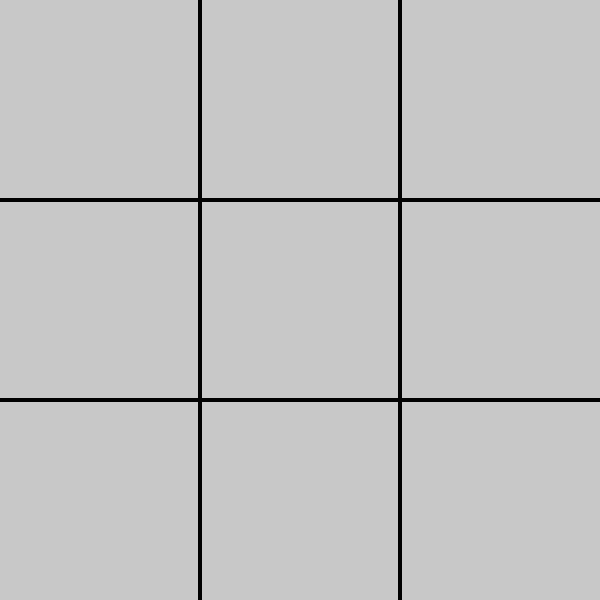
Frame 1 (no input)
Frame 60 (no input): identical to frame 1, image omitted
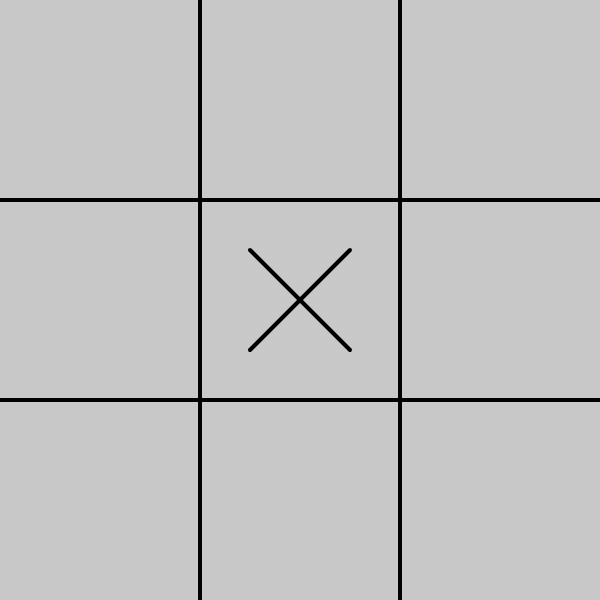
Frame 120 (the mouse pressed at the canvas centre since frame 60)

The p5.js sketch that drew these frames (run headless with seeded random() and noise() and a simulated clock; from frame 60 on, the mouse is pressed at the canvas centre):

// p5.js sketch
// ── sketch.js
let board = [['','',''],['','',''],['','','']];
let player = ['O','X'];
let w,h;
let size = 3;
let currentPlayer; // indicates location in player
let available = [];
var winner;
var winnerLine = [];
var done;
function setup()
{   
    createCanvas(600,600);
    // Making empty board
    for(var i=0;i<size;i++)
    for(var j=0;j<size;j++)
        board[i][j] = '';
    
    // Choosing random player turn
    // currentPlayer = random(player);
    currentPlayer = floor(random(player.length));

    // Making available space
    for(var i=0;i<size;i++)
        for(var j=0;j<size;j++)
            {
                if(board[i][j]=='')
                available.push([i,j]);
            }
    done = false;
}

function nextTurn()
{
    // If available space then choose randomly and place it
    if(available.length!=0)
    {
        /*
        let spot = random(available);
        let i = spot[0];
        let j = spot[1];
        */
        var i = floor(mouseY/h);
        var j = floor(mouseX/w);

        var isAvailable = false;
        for(var x=0;x<available.length;x++)
            {
                var findA = available[x];
                if(findA[0] == i && findA[1] == j)
                    isAvailable = true;
            }
        // Using find,indexOf,includes functions of js
        if(isAvailable)
        {
            board[i][j] = player[currentPlayer];
            // Change player
            changePlayer();
            // Recalculating available
            calculateAvailable();
        }
    }
}

function calculateAvailable()
{
    // Recalculating available after empty it
    available = [];
    for(var i=0;i<size;i++)
    for(var j=0;j<size;j++)
        {
            if(board[i][j]=='')
            available.push([i,j]);
        }
}
function changePlayer()
{
    // currentPlayer = (currentPlayer != player[0]) ? player[0] : player[1];
    currentPlayer = (currentPlayer+1)%player.length;
}

function equal(a,b,c)
{
    return (a == b && b == c && c ==a && a != '');
}

function checkWinner()
{
    winner = null;
    winnerLine = [];
    // Horizontal 
    for(var i=0;i<size;i++)
    {
        if(equal(board[i][0],board[i][1],board[i][2]))
           {
                winner = board[i][0];
                winnerLine.push([i,0]);
                winnerLine.push([i,2]);
           }
    }
    // Vertical
    for(var j=0;j<size;j++)
    {
        if(equal(board[0][j],board[1][j],board[2][j]))
            {
                winner = board[0][j];
                winnerLine.push([0,j]);
                winnerLine.push([2,j]);
            }
    }

    // Diagonal
    if(equal(board[0][0],board[1][1],board[2][2]))
        {
            winner = board[1][1];
            winnerLine.push([0,0]);
            winnerLine.push([2,2]);
        }
    if(equal(board[2][0],board[1][1],board[0][2]))
        {
            winner = board[1][1];
            winnerLine.push([2,0]);
            winnerLine.push([0,2]);
        }
    // No winner and no space available
    if(winner == null && available.length==0)
     {  
         return 'Tie';
     }
     else 
     if(winner != null)
     {
        return winner;
     }
    
}

function mousePressed()
{
    if(!done)
    {
        nextTurn();
        // Check winner
        var result = checkWinner();
        if(result != null)
        {
            //createP(result).style('color','#000').style('font-size','32pt');
            console.log(result);
            // To stop mousePressed in ths5 sec interval
            done = true;
            // Winner Line
            drawWinnerLine();
            //setTimeout(setup,5000);
        }
    }
}
function drawWinnerLine()
{
    console.log(winnerLine);
    var p1 = winnerLine[0];
    var p2 = winnerLine[1];

    let xr = w/4;
    let yr = h/4;

    strokeWeight(20);
    stroke(255,0,0);
    //point(p1[1]*w+w/2,p1[0]*h+h/2);
    line(0,0,700,700);
}

function draw()
{
    background(200);
    w = width/size;
    h = height/size;
    noFill();
    strokeWeight(4);
    stroke(0);
    for(var i = 1; i < size;i++)
        line(w*i,0,w*i,height);
    for(var i = 1; i < size;i++)
        line(0,h*i,width,h*i);


    for(var i=0;i<size;i++)
        for(var j=0;j<size;j++)
            {
                let x = w*i+w/2;
                let y = h*j+h/2;
                let spot = board[j][i];
                if(spot == player[0])
                {
                    ellipse(x,y,w/2,h/2);
                }
                if(spot == player[1])
                {
                    let xr = w/4;
                    line(x-xr,y-xr,x+xr,y+xr);
                    line(x+xr,y-xr,x-xr,y+xr);
                }
            }
}
